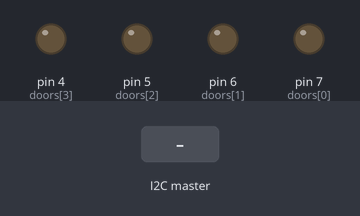
Bench run of a sketch on a simulated Arduino Uno, built with avr-gcc and run on an emulated ATmega328P. On the bench: output pins drawn as LEDs (lit = HIGH). Inputs (shaded band) come from the test bench.

Above: at 1.2 s.
1.3 s: the I2C master sends the byte 1
At 2.5 s:
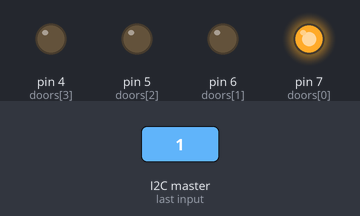
2.8 s: the I2C master sends the byte 2
At 3.8 s:
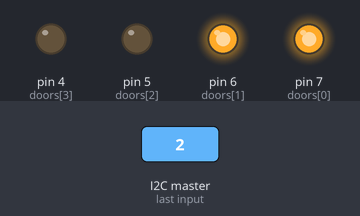
At 17.5 s:
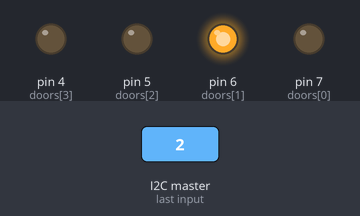
Timing chart, 0 to 17.8 s (numbered marks = the images above; inputs shaded):
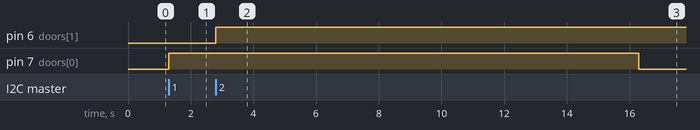

Measured:
- after the input at 1.3 s, pin 7 (doors[0]): LOW → HIGH at once
- after the input at 2.8 s, pin 6 (doors[1]): LOW → HIGH at once

The sketch:

scetch.ino
```cpp
#include <Wire.h>

const int openDelay = 15000;
const int doorsCount = 4;
const int doors[] = {7, 6, 5, 4};

bool doorsOpened[] = {false, false, false, false};
unsigned long doorsTime[] = {0, 0, 0, 0};

void setup() {
  Wire.begin(0x8);
  Wire.onReceive(receiveEvent);

  pinMode(doors[0], OUTPUT);
  pinMode(doors[1], OUTPUT);
  pinMode(doors[2], OUTPUT);
  pinMode(doors[3], OUTPUT);
}

void receiveEvent(int howMany) {
  while (Wire.available()) {
    int digit = Wire.read() - 1;
    doorsOpened[digit] = true;
    doorsTime[digit] = millis();
  }
}

void loop() {
  updateDoors();
  openDoors();
}

void openDoors() {
 for (int i = 0; i < doorsCount; i++) {
  if (doorsOpened[i]) {
   digitalWrite(doors[i], HIGH);
  } else {
   digitalWrite(doors[i], LOW);
  }
 }
}

void updateDoors() {
  for (int i = 0; i < doorsCount; i++){
    if (doorsOpened[i] and millis() - doorsTime[i] > openDelay) {
      doorsOpened[i] = false;
    }
  }
}
```
